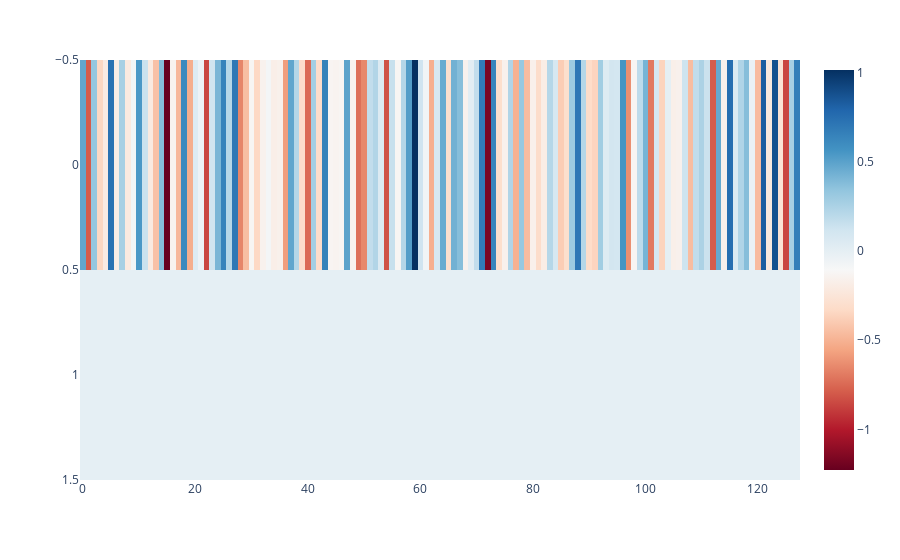

The code cell stored with this chart in its notebook:
### Code cell
plot.imshow(torch.stack([t_flat_acts.mean(0), torch.zeros(128).to("cuda")]))

### Figure 1 — Plotly figure (JSON) as saved in the notebook; plotly's stock layout.template omitted (floating-point values rounded to 4 significant figures; data arrays with more than 128 entries replaced by an {"elided": "..."} marker saying what was removed)
{"data": [{"coloraxis": "coloraxis", "hovertemplate": "x: %{x}<br>y: %{y}<br>color: %{z}<extra></extra>", "name": "0", "type": "heatmap", "xaxis": "x", "yaxis": "y", "z": {"elided": "2x128 float values"}}], "layout": {"coloraxis": {"colorscale": [[0, "rgb(103,0,31)"], [0.1, "rgb(178,24,43)"], [0.2, "rgb(214,96,77)"], [0.3, "rgb(244,165,130)"], [0.4, "rgb(253,219,199)"], [0.5, "rgb(247,247,247)"], [0.6, "rgb(209,229,240)"], [0.7, "rgb(146,197,222)"], [0.8, "rgb(67,147,195)"], [0.9, "rgb(33,102,172)"], [1, "rgb(5,48,97)"]]}, "margin": {"t": 60}, "xaxis": {"anchor": "y", "domain": [0, 1]}, "yaxis": {"anchor": "x", "autorange": "reversed", "domain": [0, 1]}}}
